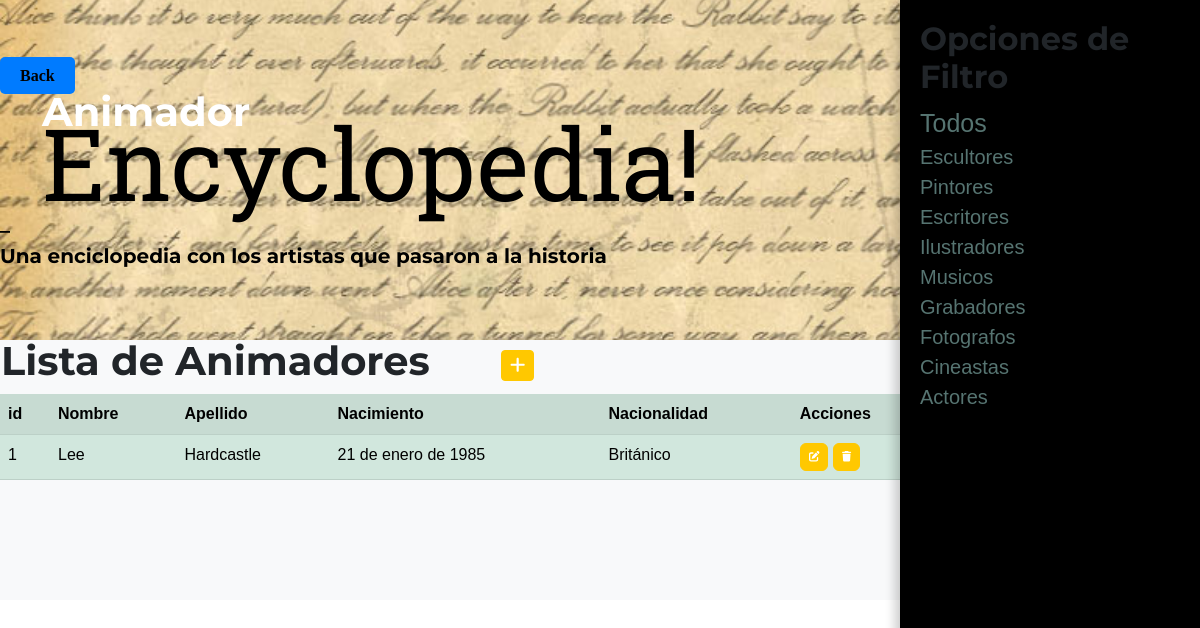
/encyclopedia/animador/, run on the app's committed database.
### Salute_dEncyclopedia/models.py (models this page shows, shortened)
class Animador(models.Model):
    nombre = models.CharField(max_length=50)
    apellido = models.CharField(max_length=50)
    nacimiento = models.DateField(default="Desconocido")
    profesion = models.CharField(max_length=50, default='Sin profesión especificada')
    nacionalidad = models.CharField(max_length=50, default='Sin nacionalidad especificada')
    class Meta:
        verbose_name = "Animador"
        verbose_name_plural = "Animadores"

### Salute_dEncyclopedia/views.py (the view)
# urls.py: path('animador/', AnimadorList.as_view(), name="Animador"),
def animador(request):
    contexto = {"Animadores": Animador.objects.all()}
    return render(request, "Salute_dEncyclopedia/animador.html", contexto)

### Salute_dEncyclopedia/templates/Salute_dEncyclopedia/animador.html (shortened to what this page needs)
{% extends "Salute_dEncyclopedia/base.html" %}
{% load static %}
{% block titulo %}
<h1>Animador</h1>
{% endblock titulo %}
{% block contenido %}
<!DOCTYPE html>
<html>
<head>
</head>
<body>
    <div id="filters-panel">
        <div id="filters-content">
            <h2>Opciones de Filtro</h2>
            <a class="link" href="{% url 'Salute_dEncyclopedia:Encyclopedia' %}" style="color: rgb(86, 116, 113); display: block;
            text-decoration: none; font-size: 25px;">Todos</a>
            <a class="link" href="{% url 'Salute_dEncyclopedia:Escultor' %}" style="color: rgb(86, 116, 113); display: block;
             text-decoration: none; font-size: 20px;">Escultores</a>
            <a class="link" href="{% url 'Salute_dEncyclopedia:Pintor' %}" style="color: rgb(86, 116, 113); display: block;
             text-decoration: none; font-size: 20px;">Pintores</a>
            <a class="link" href="{% url 'Salute_dEncyclopedia:Escritor' %}" style="color: rgb(86, 116, 113); display: block;
             text-decoration: none; font-size: 20px;">Escritores</a>
            <a class="link" href="{% url 'Salute_dEncyclopedia:Ilustrador' %}" style="color: rgb(86, 116, 113); display: block;
             text-decoration: none; font-size: 20px;">Ilustradores</a>
            <a class="link" href="{% url 'Salute_dEncyclopedia:Musico' %}" style="color: rgb(86, 116, 113); display: block;
             text-decoration: none; font-size: 20px;">Musicos</a>
            <a class="link" href="{% url 'Salute_dEncyclopedia:Grabador' %}" style="color: rgb(86, 116, 113); display: block;
             text-decoration: none; font-size: 20px;">Grabadores</a>
            <a class="link" href="{% url 'Salute_dEncyclopedia:Fotografo' %}" style="color: rgb(86, 116, 113); display: block;
             text-decoration: none; font-size: 20px;">Fotografos</a>
            <a class="link" href="{% url 'Salute_dEncyclopedia:Cineasta' %}" style="color: rgb(86, 116, 113); display: block;
             text-decoration: none; font-size: 20px;">Cineastas</a>
            <a class="link" href="{% url 'Salute_dEncyclopedia:Actor' %}" style="color: rgb(86, 116, 113); display: block;
             text-decoration: none; font-size: 20px;">Actores</a>
        </div>
    </div>
</body>
</html>
<table>
    <tr>
        <td width="500"><h1>Lista de Animadores</h1></td>
        <td>
            <a
            href="{% url 'Salute_dEncyclopedia:create_animador'%}"
            class="btn btn-primary btn-sm"
            ><i class="fa fa-plus fa-lg" title="New Record"> </i>
            </a>
        </td>
    </tr>
</table>
<table class="table table-success table-striped">
    <tr>
        <th>id</th>
        <th>Nombre</th>
        <th>Apellido</th>
        <th>Nacimiento</th>
        <th>Nacionalidad</th>
        <th>Acciones</th>
    </tr>
{% for an in Animadores %}
    <tr>
        <td>{{ an.id }}</td>
        <td>{{ an.nombre }}</td>
        <td>{{ an.apellido }}</td>
        <td>{{ an.nacimiento }}</td>
        <td>{{ an.nacionalidad }}</td>
        <td>
            <a
            href="{% url 'Salute_dEncyclopedia:update_animador' an.id %}"
            class="btn btn-primary"
            style="--bs-btn-padding-y: .25rem; --bs-btn-padding-x: .5rem; --bs-btn-font-size: .75rem;"
            ><i class="fa fa-edit fa-sm" title="Edit Record"></i>
            </a>
            <a
                href="{% url 'Salute_dEncyclopedia:delete_animador' an.id %}"
                class="btn btn-primary"
                style="--bs-btn-padding-y: .25rem; --bs-btn-padding-x: .5rem; --bs-btn-font-size: .75rem;"
                ><i class="fa fa-trash fa-sm" title="Delete"></i>
                </a>
        </td>
    </tr>
{% endfor %}
</table>
{% endblock contenido %}

### Salute_dEncyclopedia/templates/Salute_dEncyclopedia/animador.html (style rules this page uses)
body { margin: 0; padding: 0; font-family: Arial, sans-serif; }
#filters-panel { position: fixed; top: 0; right: 0; width: 300px; height: 100vh; background-color: #000000; box-shadow: -5px 0px 10px rgba(0, 0, 0, 0.2); }
#filters-content { padding: 20px; }

### data on the page
Animador: id "1", nombre "Lee", apellido "Hardcastle", nacimiento "21 de enero de 1985", nacionalidad "Británico"
